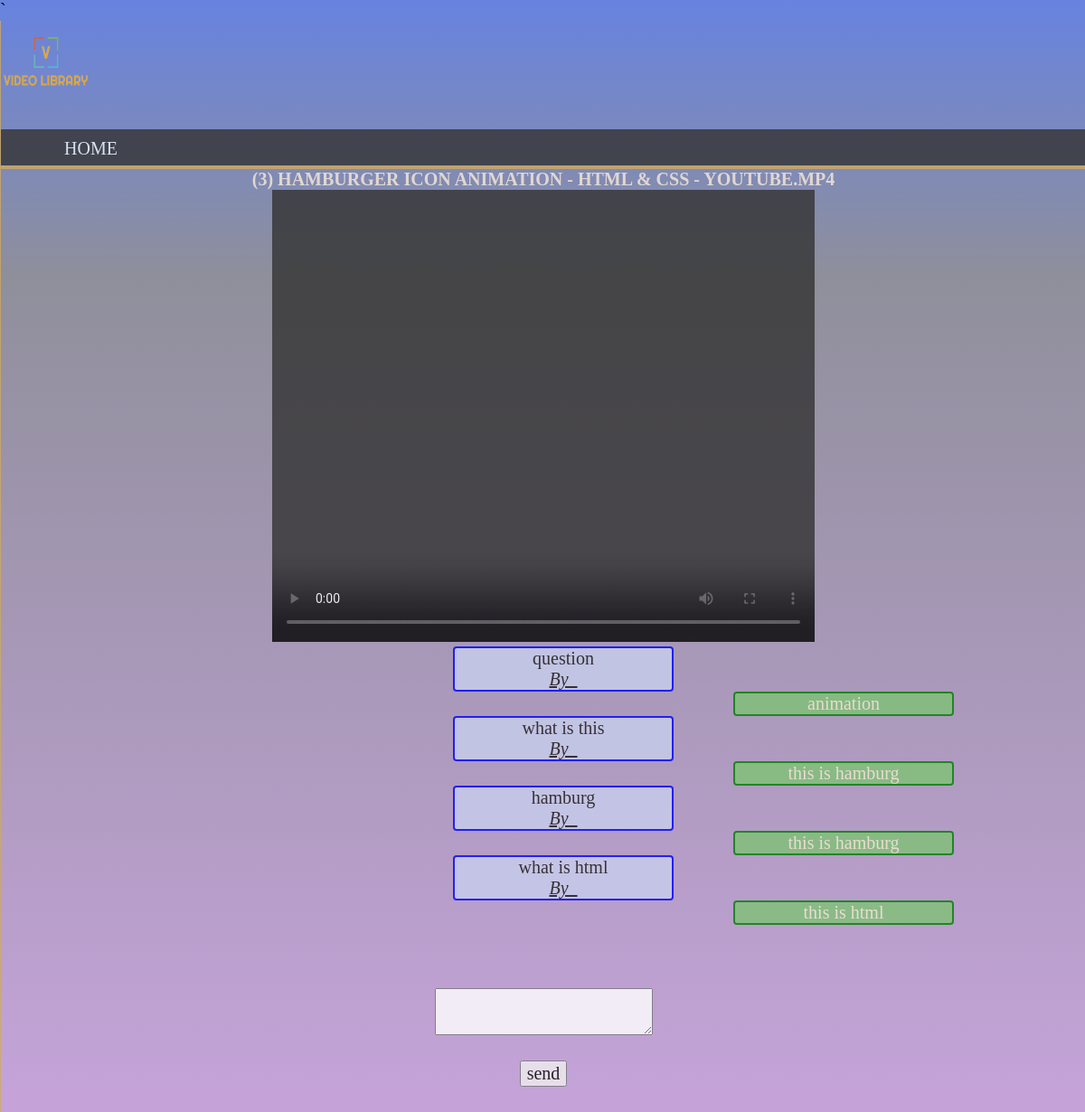
Page /student/view.php?id=5 on the committed database.
### tables this page shows
CREATE TABLE `videos` (
  `id` int(11) NOT NULL,
  `name` varchar(255) NOT NULL,
  `author` varchar(50) NOT NULL,
  `keyword` varchar(50) NOT NULL,
  `faculty` varchar(50) NOT NULL,
  `sem` varchar(50) NOT NULL,
  `question` varchar(255) NOT NULL,
  `reply` varchar(255) NOT NULL
);

CREATE TABLE `query` (
  `id` int(11) NOT NULL,
  `vid` int(11) NOT NULL,
  `question` varchar(255) NOT NULL,
  `reply` varchar(255) NOT NULL
);

### student/view-video.php (the view, shortened to what this page needs)
<!doctype html>
<head>
</head>
<body>
    <?php $con=mysqli_connect('localhost', 'root', '', project5);
$id='';
$name='';
if(isset($_GET['id'])) {
    $id=$_GET['id'];
    $sql="select name from videos where id=$id";
    $result=mysqli_query($con, $sql);
    while($row=mysqli_fetch_assoc($result)) {
        $name=$row['name'];
        echo'<h2>'.($name).'</h2>';
        echo "<video width='600'  height='500' controls >
 <source src='../videos/".$name."'></video>";
    }
}
else {
    echo "<video width='200'  height='300' controls >
 <source src='teacher/videos/computer/1/".$name."'></video>";
}
?>
    <?php $sql="select *from query where vid=$id";
$result=mysqli_query($con, $sql);
$count=mysqli_num_rows($reult);
if($count=='0') {
    echo '<div> No Queries to show</div>';
}
else {
    while($row=mysqli_fetch_array($result)) {
        echo '<div id="question">';
        echo $row['question'];
        echo '<br><i><u>';
        echo 'By &nbsp';
        echo '</i></u>';
        echo '</div>';
          echo '<div id="reply">';
        echo $row['reply'];
        echo '</div>';
    }
}
echo '<div id="query-box">';
include('send-query.php');
echo '</div>';
?>
</body>
</html>

### student/sdashboard.css (style rules this page uses)
body { background: -webkit-linear-gradient(top, #6783e0 0%, #8f8f9b 20%, #d7aaee 100%); background: linear-gradient(top, #6783e0 0%, #8f8f9b 20%, #d7aaee 100%); }
* { margin: 0; font-family: Cambria, Hoefler Text, Liberation Serif, Times, Times New Roman, serif; font-size: 20px; }
h1, h2, h3, h4 { color: antiquewhite; }

### student/view-video.php (style rules this page uses)
h2 { text-transform: uppercase; color: antiquewhite; }
#question { border: 2px solid blue; background-color: rgb(200, 207, 238); color: rgb(26, 23, 20); border-radius: 4px; width: 20%; margin-left: 500px; }
#reply { border: 2px solid green; background: rgb(127, 194, 118); color: antiquewhite; border-radius: 4px; width: 20%; margin-left: 810px; }
#query-box { width: 20%; margin: 70px auto; }
body { background: -webkit-linear-gradient(top, #6783e0 0%, #8f8f9b 20%, #d7aaee 100%); background: linear-gradient(top, #6783e0 0%, #8f8f9b 20%, #d7aaee 100%); }

### rows in the picture
videos: name "(3) HAMBURGER ICON ANIMATION - HTML & CSS - YOUTUBE.MP4"
query: question "question", reply "animation"
query: question "what is this", reply "this is hamburg"
query: question "hamburg", reply "this is hamburg"
query: question "what is html", reply "this is html"
